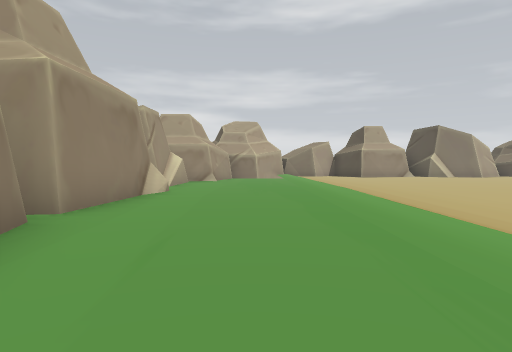
view 1 (above)

16 first-person views from a walk through a 3-D level made in the Unity game engine. The camera is 1.3 m above the floor, tilts 2° down and sees 75° across. Doors are open. The floor is counted in squares, 2 m on a side. Each view is taken from the middle of a square. On the plan, view 1 faces up. The plan holds only what a view shows up to about 10 squares ahead; the rest is blank. The place goes on beyond the plan. The player is left out.

view 2
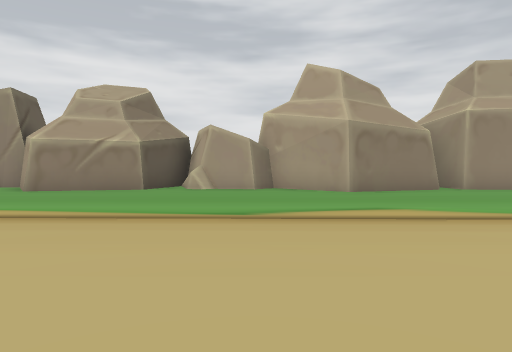

view 3
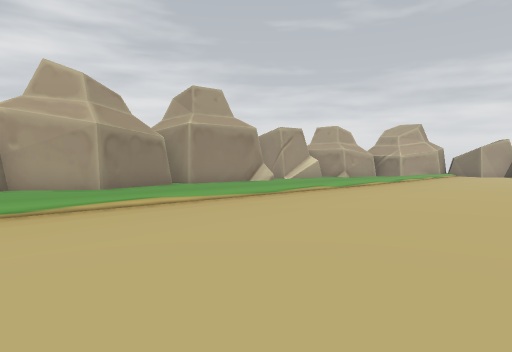

view 4
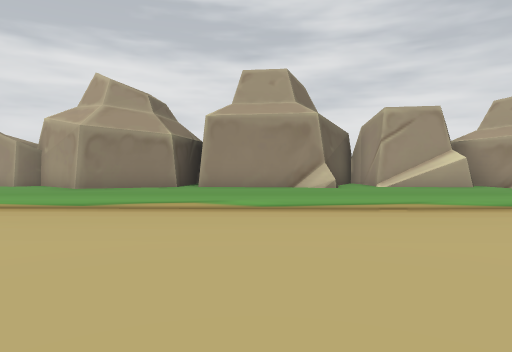

view 5
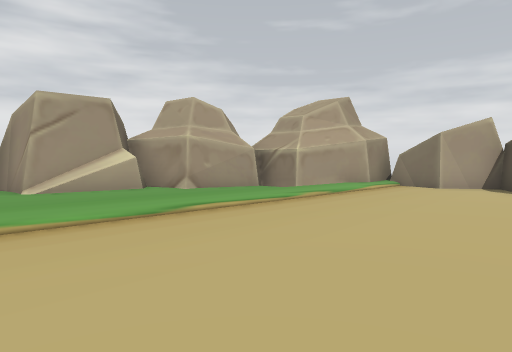

view 6
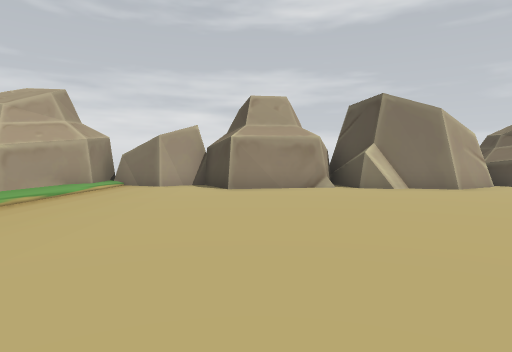

view 7
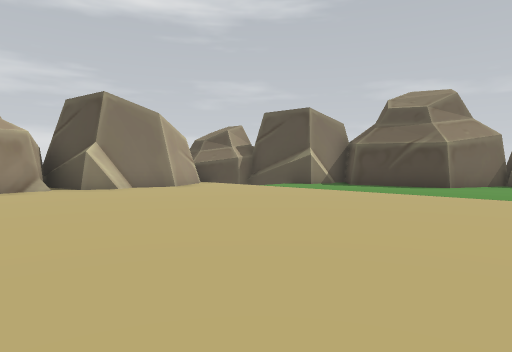

view 8
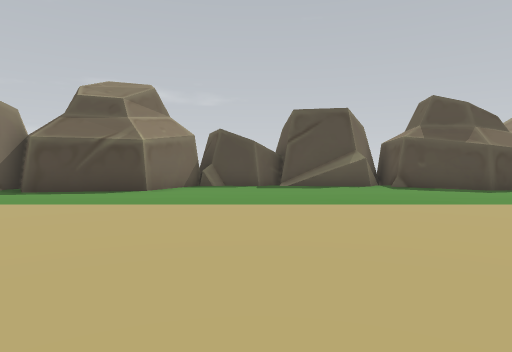

view 9
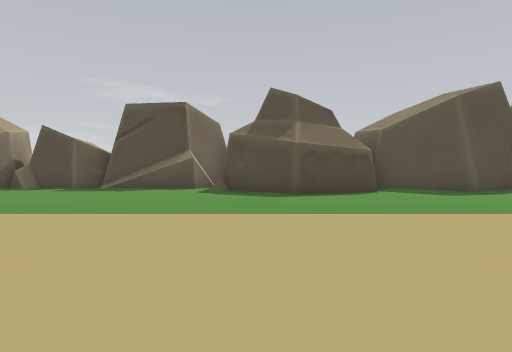

view 10
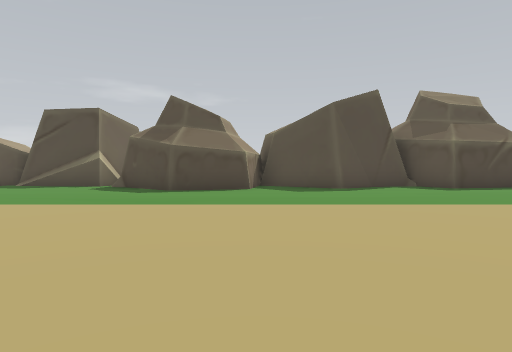

view 11
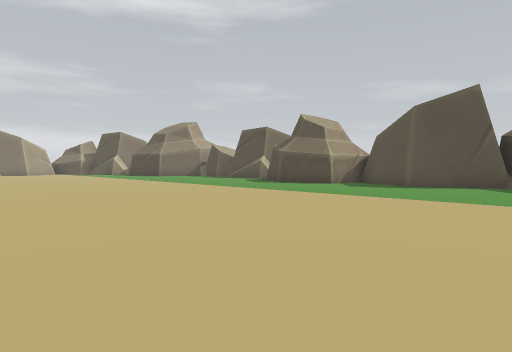

view 12
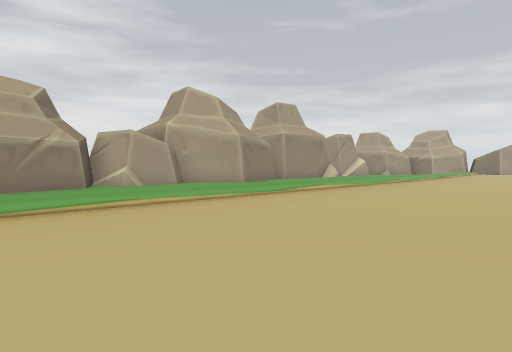

view 13
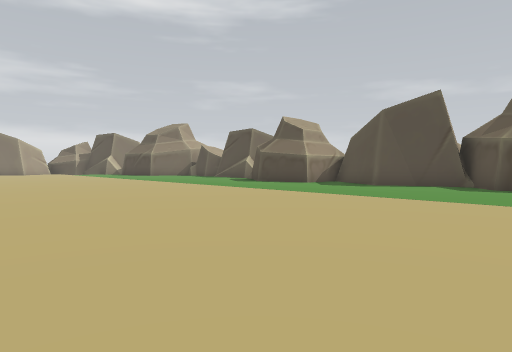

view 14
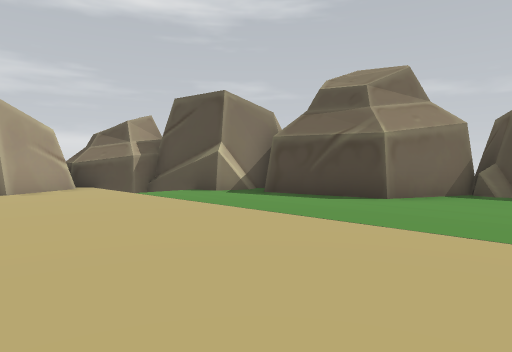

view 15
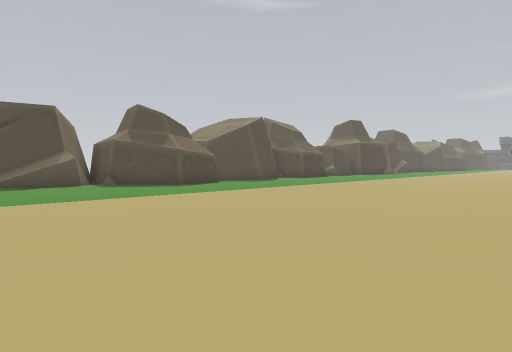

view 16
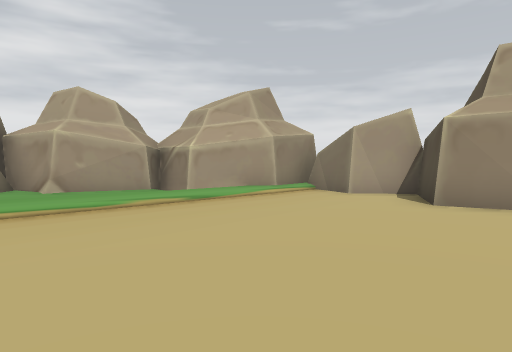

### Floor plan
Key: @ floor where view 1 was taken; # wall or solid block; . floor; / step, stairs or slope.
Columns run from 4 left of view 1 to 19 right of it. Each row starts with its distance up from view 1.
 19      #####  ##  ###
 18      #/#.## ##  #.#
 17      #/...#..####.##
 16   ####/........... #
 15   #..//............###
 14   #..//..............#
 13 ###..//.............##
 12 ##...//.............##
 11 ##...//..............##
 10 ##...//...............##
  9 #....//.............../#
  8 ##...//.............../#
  7  #...//.............../#
  6  #...//...............##
  5 ##...//...............##
  4 #....//...............##
  3 ##...//..............##
  2  ##..//..............#
  1  ##..//..............##
  0  #..@//...............#
 -1  #...//...............#
 -2 ##...//..............##
 -3 #....//...............#
 -4 ##...//...............##
 -5  #...//...............#
 -6  #...//...............#
 -7  #..   .........     .#

Where each view was taken, in squares from view 1:
view 1: 0 up, 0 right, facing up
view 2: 1 down, 6 right, facing left
view 3: 2 down, 7 right, facing up-left
view 4: 6 up, 7 right, facing left
view 5: 8 up, 6 right, facing up-left
view 6: 8 up, 6 right, facing up
view 7: 8 up, 6 right, facing up-right
view 8: 8 up, 8 right, facing right
view 9: 3 up, 9 right, facing right
view 10: 0 up, 8 right, facing right
view 11: 6 down, 7 right, facing up-right
view 12: 7 down, 7 right, facing up-left
view 13: 7 down, 7 right, facing up-right
view 14: 8 up, 10 right, facing up-right
view 15: 8 up, 7 right, facing down-right
view 16: 11 up, 7 right, facing up-left
